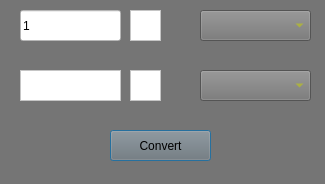
<?xml version="1.0" encoding="UTF-8"?>
<ui version="4.0">
 <class>Dialog</class>
 <widget class="QDialog" name="Dialog">
  <property name="enabled">
   <bool>true</bool>
  </property>
  <property name="geometry">
   <rect>
    <x>0</x>
    <y>0</y>
    <width>325</width>
    <height>184</height>
   </rect>
  </property>
  <property name="windowTitle">
   <string>Currency Convertor</string>
  </property>
  <property name="windowIcon">
   <iconset>
    <normaloff>ICON.png</normaloff>
    <normalon>ICON.png</normalon>
    <disabledoff>ICON.png</disabledoff>
    <disabledon>ICON.png</disabledon>ICON.png</iconset>
  </property>
  <property name="styleSheet">
   <string notr="true">border-color: rgb(247, 247, 247);
background-color: rgb(117, 117, 117);</string>
  </property>
  <widget class="QLineEdit" name="lineEdit_1">
   <property name="geometry">
    <rect>
     <x>20</x>
     <y>10</y>
     <width>101</width>
     <height>31</height>
    </rect>
   </property>
   <property name="styleSheet">
    <string notr="true">background-color: rgb(255, 255, 255);</string>
   </property>
   <property name="text">
    <string>1</string>
   </property>
  </widget>
  <widget class="QComboBox" name="comboBox1">
   <property name="enabled">
    <bool>true</bool>
   </property>
   <property name="geometry">
    <rect>
     <x>200</x>
     <y>10</y>
     <width>111</width>
     <height>31</height>
    </rect>
   </property>
   <property name="styleSheet">
    <string notr="true">border-color: rgb(255, 255, 255);
color: rgb(189, 197, 24);</string>
   </property>
  </widget>
  <widget class="QPushButton" name="pushButton">
   <property name="geometry">
    <rect>
     <x>110</x>
     <y>130</y>
     <width>101</width>
     <height>31</height>
    </rect>
   </property>
   <property name="text">
    <string>Convert</string>
   </property>
  </widget>
  <widget class="QComboBox" name="comboBox2">
   <property name="geometry">
    <rect>
     <x>200</x>
     <y>70</y>
     <width>111</width>
     <height>31</height>
    </rect>
   </property>
   <property name="styleSheet">
    <string notr="true">border-color: rgb(255, 255, 255);
color: rgb(189, 197, 24);</string>
   </property>
  </widget>
  <widget class="QTextBrowser" name="textBrowser_1">
   <property name="enabled">
    <bool>false</bool>
   </property>
   <property name="geometry">
    <rect>
     <x>20</x>
     <y>70</y>
     <width>101</width>
     <height>31</height>
    </rect>
   </property>
   <property name="styleSheet">
    <string notr="true">background-color: rgb(255, 255, 255);</string>
   </property>
  </widget>
  <widget class="QTextBrowser" name="textBrowser_2">
   <property name="enabled">
    <bool>false</bool>
   </property>
   <property name="geometry">
    <rect>
     <x>130</x>
     <y>10</y>
     <width>31</width>
     <height>31</height>
    </rect>
   </property>
   <property name="styleSheet">
    <string notr="true">background-color: rgb(255, 255, 255);</string>
   </property>
  </widget>
  <widget class="QTextBrowser" name="textBrowser_3">
   <property name="enabled">
    <bool>false</bool>
   </property>
   <property name="geometry">
    <rect>
     <x>130</x>
     <y>70</y>
     <width>31</width>
     <height>31</height>
    </rect>
   </property>
   <property name="styleSheet">
    <string notr="true">background-color: rgb(255, 255, 255);</string>
   </property>
  </widget>
 </widget>
 <resources/>
 <connections/>
</ui>
